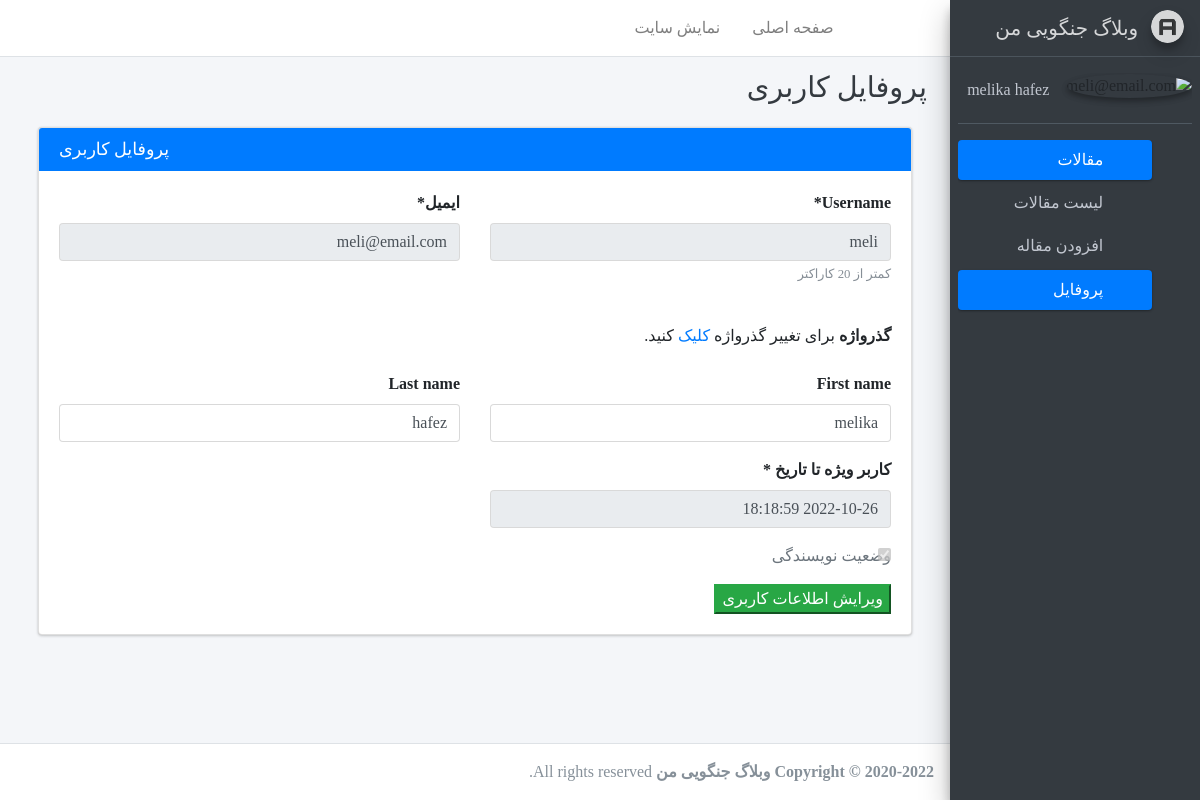
Page /account/profile/ (signed in) on the committed database.
### account/models.py (models this page shows)
class User(AbstractUser):
    is_author = models.BooleanField(default=False, verbose_name="وضعیت نویسندگی")
    special_user = models.DateTimeField(default=timezone.now, verbose_name="کاربر ویژه تا تاریخ ")
    email = models.EmailField(unique=True, verbose_name='ایمیل')
    def is_special_user(self):
        if self.special_user > timezone.now():
            return True
        else:
            return False
    is_special_user.boolean = True
    is_special_user.short_description = "وضعیت کاربری ویژه"

### account/views.py (the view)
# urls.py: path('profile/', v.Profile.as_view(), name='profile'),
class Profile(LoginRequiredMixin, UpdateView):
    model = User
    template_name = "registration/profile.html"
    form_class = ProfileForm
    success_url = reverse_lazy("account:profile")
    def get_object(self):
        return User.objects.get(pk = self.request.user.pk)
    def get_form_kwargs(self):
        kwargs = super(Profile, self).get_form_kwargs()
        kwargs.update({
            'user': self.request.user
        })
        return kwargs

### account/forms.py
class ProfileForm(forms.ModelForm):
    def __init__(self, *args, **kwargs):
        user = kwargs.pop('user')
        super(ProfileForm, self).__init__(*args, **kwargs)
        self.fields['username'].help_text = "کمتر از 20 کاراکتر"
        if not user.is_superuser:
            self.fields['username'].disabled = True
            self.fields['email'].disabled = True
            self.fields['special_user'].disabled = True
            self.fields['is_author'].disabled = True
    class Meta:
        model = User
        fields = ["username", "email", "first_name", "last_name", "special_user", "is_author"]

### blog/templatetags/base_tags.py (called while the page is built)
@register.inclusion_tag("registration/partials/link.html")
def link(request, link_name, content, classes):
    return {
        "request": request,
        "link_name": link_name,
        "link": "account:{}".format(link_name),
        "content": content,
        "classes": classes
    }

### account/templates/registration/profile.html
{% extends 'registration/base.html' %}
{% load crispy_forms_tags %}
{% block title %}{% block title-meta %}
پروفایل کاربری
{% endblock %}{% endblock %}
{% block main %}
<div class="col-md-12">
    <div class="card card-primary">
      <div class="card-header">
        <h3 class="card-title mb-0 float-left">پروفایل کاربری</h3>
      </div>
      <div class="card-body">
        <form method="post" enctype="multipart/form-data">{% csrf_token %}
            <div class="row">
                <div class="col-6">
                    {{ form.username|as_crispy_field }}
                </div>
                <div class="col-6">
                    {{ form.email|as_crispy_field }}
                </div>
                <div class="col-12">
                    <label class="my-4">گذرواژه  </label>
                    <span>برای تغییر گذرواژه <a href="{% url 'password_change' %}">کلیک</a> کنید.</span>
                </div>
                <div class="col-6">
                    {{ form.first_name|as_crispy_field }}
                </div>
                <div class="col-6">
                    {{ form.last_name|as_crispy_field }}
                </div>
                <div class="col-6">
                    {{ form.special_user|as_crispy_field }}
                    {{ form.is_author|as_crispy_field }}
                </div>
            </div>
            <button class="btn-success">ویرایش اطلاعات کاربری</button>
        </form>
      </div>
</div>
{% endblock %}

### account/templates/registration/sidebar.html
{% load static %}
{% load base_tags %}
{% load gravatar %}
  <aside class="main-sidebar sidebar-dark-primary elevation-4">
    <a href="index3.html" class="brand-link">
      <img src="{% static 'registration/adminlte/dist/img/AdminLTELogo.png' %}" alt="AdminLTE Logo" class="brand-image img-circle elevation-3"
           style="opacity: .8">
      <span class="brand-text">وبلاگ جنگویی من</span>
    </a>
    <div class="sidebar">
      <div class="user-panel mt-3 pb-3 mb-3 d-flex">
        <div class="image">
          <img src="{% gravatar_url user.email 150 %}" class="img-circle elevation-2" alt="{{user.email}}">
        </div>
        <div class="info">
          <a href="#" class="d-block">{{ user.get_full_name }}</a>
        </div>
      </div>
      <nav class="mt-2">
        <ul class="nav nav-pills nav-sidebar flex-column" data-widget="treeview" role="menu" data-accordion="false">
          {% if user.is_superuser or user.is_author %}
            <li class="nav-item has-treeview menu-open">
            <a href="#" class="nav-link active">
              <i class="nav-icon fas fa-tachometer-alt"></i>
              <p>
                مقالات
                <i class="right fas fa-angle-left"></i>
              </p>
            </a>
            <ul class="nav nav-treeview">
              <li class="nav-item">
                {% link request 'home' 'لیست مقالات' 'fa-list' %}
              </li>
              <li class="nav-item">
                {% link request 'article-create' 'افزودن مقاله' 'fa-edit' %}
              </li>
            </ul>
            </li>
          {% endif %}
          <li class="nav-item">
            {% link request 'profile' 'پروفایل' 'fas fa-th' %}
          </li>
        </ul>
      </nav>
    </div>
  </aside>

### rows in the picture
User: get_full_name "melika hafez", username "meli", email "meli@email.com", first_name "melika", last_name "hafez", special_user "2022-10-26 18:18:59", is_author "☑"

### other values in the picture
{{ content }} "لیست مقالات افزودن مقاله پروفایل"
